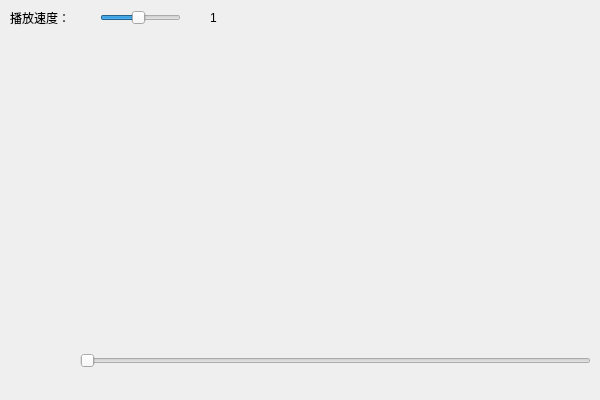
<?xml version="1.0" encoding="UTF-8"?>
<ui version="4.0">
 <class>XPlayVideo</class>
 <widget class="QWidget" name="XPlayVideo">
  <property name="geometry">
   <rect>
    <x>0</x>
    <y>0</y>
    <width>600</width>
    <height>400</height>
   </rect>
  </property>
  <property name="windowTitle">
   <string>XPlayVideo</string>
  </property>
  <widget class="QWidget" name="video" native="true">
   <property name="geometry">
    <rect>
     <x>0</x>
     <y>0</y>
     <width>600</width>
     <height>400</height>
    </rect>
   </property>
  </widget>
  <widget class="QLabel" name="speedtxt">
   <property name="geometry">
    <rect>
     <x>210</x>
     <y>10</y>
     <width>51</width>
     <height>16</height>
    </rect>
   </property>
   <property name="text">
    <string>1</string>
   </property>
  </widget>
  <widget class="QLabel" name="label">
   <property name="geometry">
    <rect>
     <x>10</x>
     <y>10</y>
     <width>81</width>
     <height>16</height>
    </rect>
   </property>
   <property name="text">
    <string>播放速度：</string>
   </property>
  </widget>
  <widget class="QSlider" name="speed">
   <property name="geometry">
    <rect>
     <x>100</x>
     <y>10</y>
     <width>81</width>
     <height>16</height>
    </rect>
   </property>
   <property name="minimum">
    <number>1</number>
   </property>
   <property name="maximum">
    <number>20</number>
   </property>
   <property name="singleStep">
    <number>1</number>
   </property>
   <property name="pageStep">
    <number>2</number>
   </property>
   <property name="value">
    <number>10</number>
   </property>
   <property name="orientation">
    <enum>Qt::Horizontal</enum>
   </property>
  </widget>
  <widget class="QSlider" name="pos">
   <property name="geometry">
    <rect>
     <x>80</x>
     <y>340</y>
     <width>511</width>
     <height>41</height>
    </rect>
   </property>
   <property name="minimum">
    <number>1</number>
   </property>
   <property name="maximum">
    <number>999</number>
   </property>
   <property name="pageStep">
    <number>100</number>
   </property>
   <property name="orientation">
    <enum>Qt::Horizontal</enum>
   </property>
  </widget>
  <widget class="QPushButton" name="play">
   <property name="geometry">
    <rect>
     <x>10</x>
     <y>330</y>
     <width>64</width>
     <height>64</height>
    </rect>
   </property>
   <property name="autoFillBackground">
    <bool>false</bool>
   </property>
   <property name="styleSheet">
    <string notr="true">background-image: url(:/XViewer/img/play.png);
background-color: rgba(255, 255, 255, 0);</string>
   </property>
   <property name="text">
    <string/>
   </property>
   <property name="flat">
    <bool>true</bool>
   </property>
  </widget>
 </widget>
 <layoutdefault spacing="6" margin="11"/>
 <resources>
  <include location="xviewer.qrc"/>
 </resources>
 <connections>
  <connection>
   <sender>speed</sender>
   <signal>sliderReleased()</signal>
   <receiver>XPlayVideo</receiver>
   <slot>SetSpeed()</slot>
   <hints>
    <hint type="sourcelabel">
     <x>102</x>
     <y>12</y>
    </hint>
    <hint type="destinationlabel">
     <x>255</x>
     <y>-47</y>
    </hint>
   </hints>
  </connection>
  <connection>
   <sender>pos</sender>
   <signal>sliderReleased()</signal>
   <receiver>XPlayVideo</receiver>
   <slot>PlayPos()</slot>
   <hints>
    <hint type="sourcelabel">
     <x>138</x>
     <y>380</y>
    </hint>
    <hint type="destinationlabel">
     <x>241</x>
     <y>-64</y>
    </hint>
   </hints>
  </connection>
  <connection>
   <sender>play</sender>
   <signal>clicked()</signal>
   <receiver>XPlayVideo</receiver>
   <slot>Pause()</slot>
   <hints>
    <hint type="sourcelabel">
     <x>45</x>
     <y>361</y>
    </hint>
    <hint type="destinationlabel">
     <x>171</x>
     <y>-26</y>
    </hint>
   </hints>
  </connection>
  <connection>
   <sender>pos</sender>
   <signal>sliderMoved(int)</signal>
   <receiver>XPlayVideo</receiver>
   <slot>Move()</slot>
   <hints>
    <hint type="sourcelabel">
     <x>224</x>
     <y>372</y>
    </hint>
    <hint type="destinationlabel">
     <x>217</x>
     <y>-4</y>
    </hint>
   </hints>
  </connection>
 </connections>
 <slots>
  <slot>SetSpeed()</slot>
  <slot>PlayPos()</slot>
  <slot>Pause()</slot>
  <slot>Move()</slot>
 </slots>
</ui>
